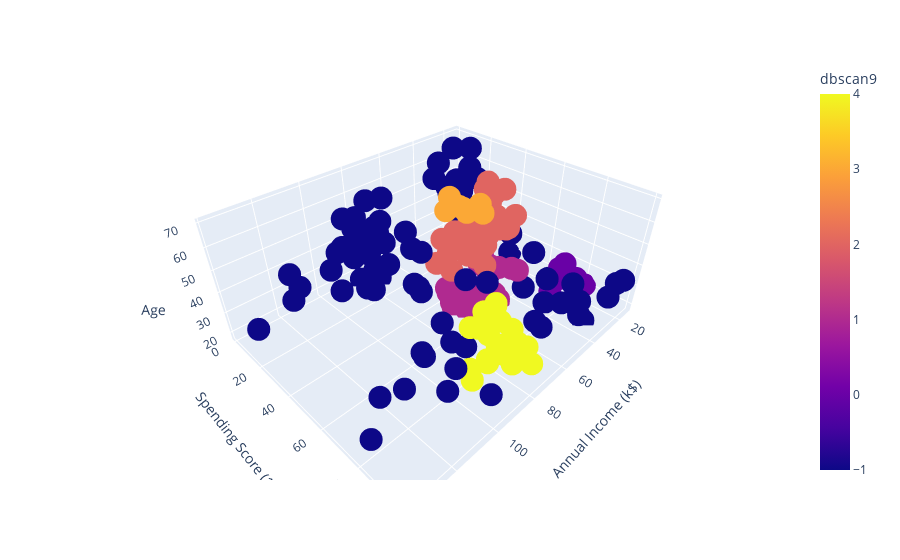

The notebook cell this image was saved under:
### Code cell
mod = DBSCAN(eps=9, min_samples=5)
mod.fit(dft)
dft["dbscan9"] = mod.labels_

fig = px.scatter_3d(dft,
             x = dft["Annual Income (k$)"],
             y = dft["Spending Score (1-100)"],
             z = dft["Age"],
             color = dft["dbscan9"])
fig.show()

### Figure 1 — Plotly figure (JSON) as saved in the notebook; plotly's stock layout.template omitted (floating-point values rounded to 4 significant figures; data arrays with more than 128 entries replaced by an {"elided": "..."} marker saying what was removed)
{"data": [{"hovertemplate": "Annual Income (k$)=%{x}<br>Spending Score (1-100)=%{y}<br>Age=%{z}<br>dbscan9=%{marker.color}<extra></extra>", "legendgroup": "", "marker": {"color": {"elided": "200 int values"}, "coloraxis": "coloraxis", "symbol": "circle"}, "mode": "markers", "name": "", "scene": "scene", "showlegend": false, "type": "scatter3d", "x": {"elided": "200 int values"}, "y": {"elided": "200 int values"}, "z": {"elided": "200 int values"}}], "layout": {"autosize": true, "coloraxis": {"colorbar": {"title": {"text": "dbscan9"}}, "colorscale": [[0, "#0d0887"], [0.1111, "#46039f"], [0.2222, "#7201a8"], [0.3333, "#9c179e"], [0.4444, "#bd3786"], [0.5556, "#d8576b"], [0.6667, "#ed7953"], [0.7778, "#fb9f3a"], [0.8889, "#fdca26"], [1, "#f0f921"]]}, "legend": {"tracegroupgap": 0}, "margin": {"t": 60}, "scene": {"aspectmode": "auto", "aspectratio": {"x": 1.429, "y": 1.148, "z": 0.6093}, "camera": {"center": {"x": 0, "y": 0, "z": 0}, "eye": {"x": 1.244, "y": 1.244, "z": 1.244}, "projection": {"type": "perspective"}, "up": {"x": 0, "y": 0, "z": 1}}, "domain": {"x": [0, 1], "y": [0, 1]}, "xaxis": {"title": {"text": "Annual Income (k$)"}, "type": "linear"}, "yaxis": {"title": {"text": "Spending Score (1-100)"}, "type": "linear"}, "zaxis": {"title": {"text": "Age"}, "type": "linear"}}}}
